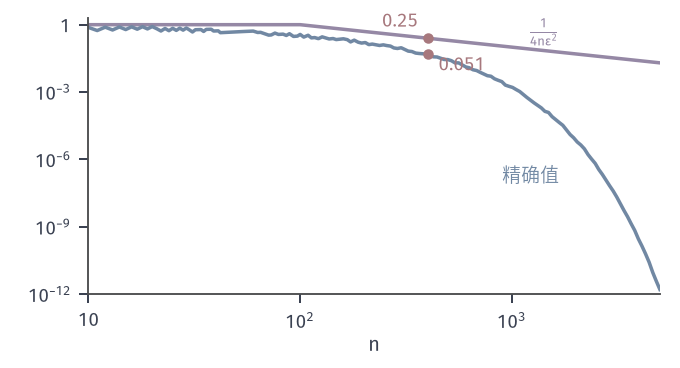

The script that drew this image:
from pathlib import Path
import sys
HERE = Path(__file__).resolve().parent
sys.path.insert(0, str(HERE.parent/"lln-common"))
from lln_fig import *
# Fair coin, eps = 0.05: exact P(|Xbar_n - 1/2| >= 0.05) from Bin(n,1/2) (blue) against the Chebyshev bound
# (1/4)/(n eps^2) = 100/n (purple), n = 10..5000 on log-log axes. Red dots at n = 400.
eps = .05
ns = np.unique(np.round(np.logspace(1, np.log10(5000), 160)).astype(int))
ex = []
for n in ns:
    pm = binpmf(n); K = np.arange(n+1)
    ex.append(pm[np.abs(K-n/2) >= eps*n-1e-9].sum())
ex = np.array(ex)
fig, ax = figure(width_mm=96, height_mm=52)
panel(fig, left=.13, right=.97, bottom=.2, top=.95)
ax.plot(ns, np.minimum(1, .25/(ns*eps**2)), color=PURPLE, lw=1.4)
ax.plot(ns, ex, color=BLUE, lw=1.4)
ax.set_xscale('log'); ax.set_yscale('log'); ax.set_xlim(10, 5000); ax.set_ylim(1e-12, 2)
logticks(ax, [-12, -9, -6, -3, 0]); logticks(ax, [1, 2, 3], 'x')
pm = binpmf(400); K = np.arange(401); e400 = pm[np.abs(K-200) >= 20-1e-9].sum()
dot(ax, 400, e400); dot(ax, 400, .25)
lab(ax, 360, .25*3, r'$0.25$', RED, ha='right'); lab(ax, 450, e400/6, r'$0.051$', RED)
lab(ax, 1200, .25, r'$\frac{1}{4n\varepsilon^2}$', PURPLE)
lab(ax, 900, 1e-7, '精确值', BLUE)
axlab(ax, '$n$')
save(fig, HERE, 'figure', {'eps': eps, 'exact_400': float(e400), 'exact_1000': float(ex[np.argmin(abs(ns-1000))]),
     'exact_100': float(ex[np.argmin(abs(ns-100))])})
